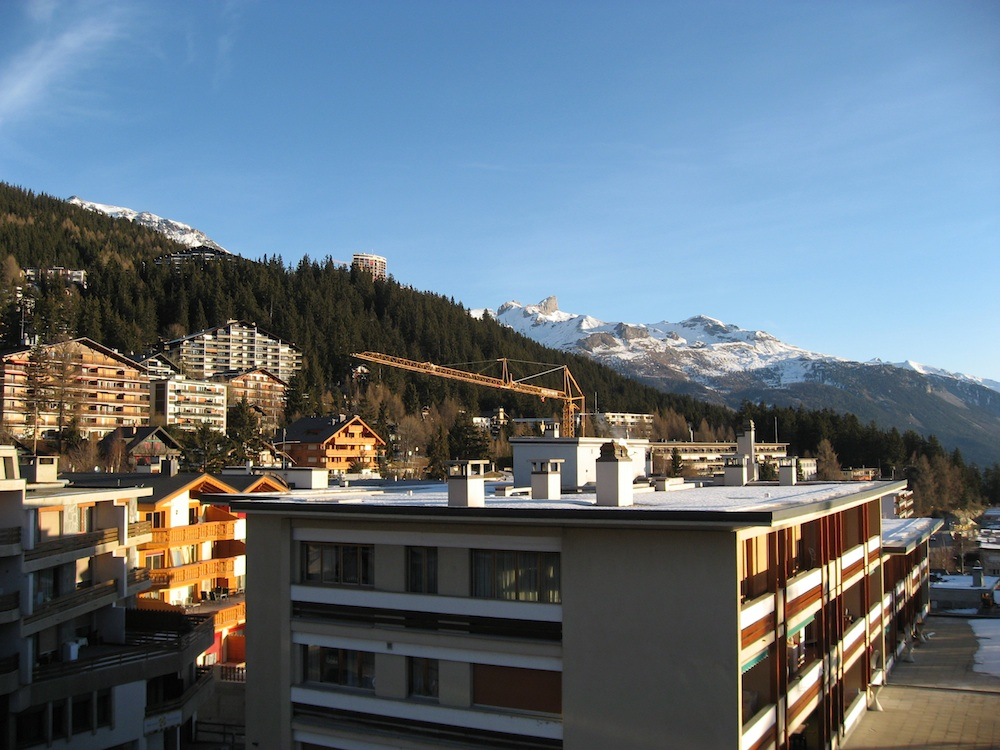
#> input picture Homography/5.jpg, 1000 x 750 px
$ python ORB_Match.py   (Python 2 division)
#> lines starting #> are read from the running program, lines starting #| are printed output that depends on the picture; after the words box and inside, x2 and y2 are one past the last pixel; in counts of white or black regions, pixels touching at a corner belong together; long printed decimals are rounded
# -*- coding: utf-8 -*-
"""
*ORB特征的检测以及特征匹配
*创建于2016.4.12
*作者：Mark
"""
import cv2
import numpy


def Detect_and_Draw():
    img = cv2.imread('1.JPG', cv2.IMREAD_COLOR)
    G_img = cv2.cvtColor(img, cv2.IMREAD_GRAYSCALE)
    orb = cv2.ORB_create()
    kp, des = orb.detectAndCompute(G_img, None)
    cv2.drawKeypoints(img, kp, img, color=(255, 0, 0))
    cv2.imshow('result', img)
    cv2.waitKey(0)


def match(desc1, desc2):
    shape = desc1.shape
    dist_ratio = 0.6
    desc1 = numpy.matrix(desc1, dtype=float)
    desc2 = numpy.matrix(desc2, dtype=float)

    # 先进行归一化
    for i in range(shape[0]):
        desc1[i, :] /= numpy.linalg.norm(desc1[i, :])
        desc2[i, :] /= numpy.linalg.norm(desc2[i, :])

    # 下面来计算余弦相似度
    matchscores = numpy.zeros((shape[0], 1), 'int')
    desc2_T = desc2.T
    for i in range(shape[0]):
        dotprods = desc1[i, :] * desc2_T
        index = numpy.argsort(numpy.arccos(dotprods))

        # 检查最近邻的角度是否小于dist_ratio乘以第二近邻的角度
        if (numpy.arccos(dotprods[0, index[0, 0]]) < dist_ratio * numpy.arccos(dotprods[0, index[0, 1]])):
                    matchscores[i] = int(index[0, 0])
    return matchscores


def appendimages(im1, im2):
    """返回将两幅图并排拼成的一幅新图像"""
    # 选取具有最少行数的图像,然后填充足够的空行
    rows1 = im1.shape[0]
    rows2 = im2.shape[0]
    # 这一步防止两幅图像大小不同
    if rows1 < rows2:
        im1 = numpy.concatenate((im1, numpy.zeros((rows2-rows1, im1.shape[1]))), axis=0)
    elif rows1 > rows2:
        im2 = numpy.concatenate((im2, numpy.zeros((rows1-rows2, im2.shape[1]))), axis=0)
    return numpy.concatenate((im1, im2), axis=1)


def match_twosided(desc1, desc2):
    matches_12 = match(desc1, desc2)
    matches_21 = match(desc2, desc1)

    ndx_12 = matches_12.nonzero()[0]

    # 去除不对称的匹配
    for n in ndx_12:
        if matches_21[int(matches_12[n])] != n:
            matches_12[n] = 0
    return matches_12


def plot_matches(img1, img2, points1, points2, matchscores):
    """显示一幅带有连接匹配连线的图像"""
    '''
    参数：
        *im1,　im2: 数组图像
        *locs1, locs2: 特征位置
        *matchscores: match(*)的输出
        *show_below: 如果图像应该显示在匹配的下方
    '''
    width = img1.shape[1]
    img3 = appendimages(img1, img2)
    color = [(255, 0, 0), (255, 255, 0), (0, 0, 255), (255, 0, 255), (0, 255, 0)]

    for i in range(matchscores.size):
        locs1 = numpy.array(points1[i].pt, dtype=int)
        locs2 = numpy.array(points2[i].pt, dtype=int)
        cv2.line(img3, (locs1[0], locs1[1]), (locs2[0]+width, locs2[1]), color[i % 5], 1)
    return img3


def ORB_match(img1, img2):
    G_img1 = cv2.cvtColor(img1, cv2.IMREAD_GRAYSCALE)
    G_img2 = cv2.cvtColor(img2, cv2.IMREAD_GRAYSCALE)

    orb = cv2.ORB_create()

    kp1, des1 = orb.detectAndCompute(G_img1, None)
    kp2, des2 = orb.detectAndCompute(G_img2, None)

    cv2.drawKeypoints(img1, kp1, img1, color=(255, 0, 255))
    cv2.drawKeypoints(img2, kp2, img2, color=(0, 255, 0))

    matched = match_twosided(des1, des2)

    img3 = plot_matches(img1, img2, kp1, kp2, matched[:100])

    cv2.imwrite('result1.jpg', img3)
    return kp1, kp2, matched
    # cv2.imshow('result', img3)
    # cv2.waitKey(0)


if __name__ == '__main__':
    img1 = cv2.imread('5.jpg', cv2.IMREAD_COLOR)
#> img1 is the input picture: shape (750, 1000, 3); mean B, G, R 124.2, 113.2, 99.5
    img2 = cv2.imread('6.jpg', cv2.IMREAD_COLOR)
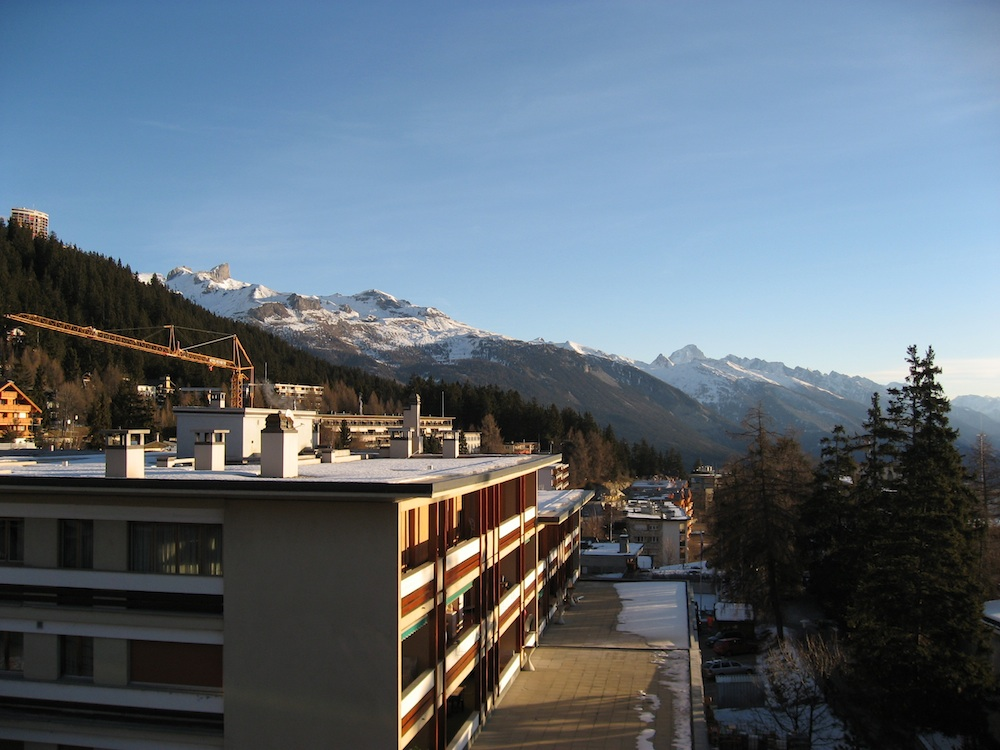
#> input picture Homography/6.jpg, 1000 x 750 px
#> img2 is the input picture: shape (750, 1000, 3); mean B, G, R 118.8, 107.3, 94.8

    #记录程序运行时间
    e1 = cv2.getTickCount()
    # your code execution
    ORB_match(img1, img2)
#> in ORB_match, `kp1, des1 = orb.detectAndCompute(G_img1, None)`: kp1 = 500 keypoints; strongest (x, y, size): (156, 363, 31), (162, 460, 31), (40, 459, 31), (477, 465, 53.6)
#> in ORB_match, `kp2, des2 = orb.detectAndCompute(G_img2, None)`: kp2 = 500 keypoints; strongest (x, y, size): (456, 455, 31), (282, 387, 31), (167, 378, 31), (223, 406, 31)
#> in ORB_match, `cv2.drawKeypoints(img1, kp1, img1, color=(255, 0, 255))`:
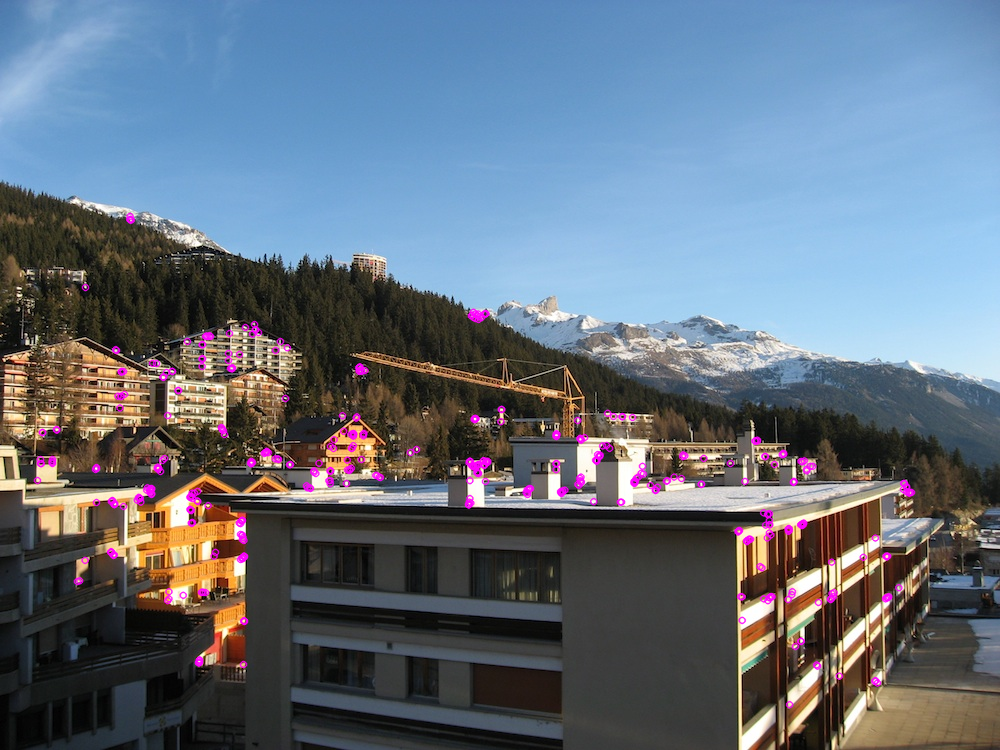
#> img1: shape (750, 1000, 3); 1.66% of pixels changed, all inside (x1, y1, x2, y2) = (33, 212, 916, 709)
#> in ORB_match, `cv2.drawKeypoints(img2, kp2, img2, color=(0, 255, 0))`:
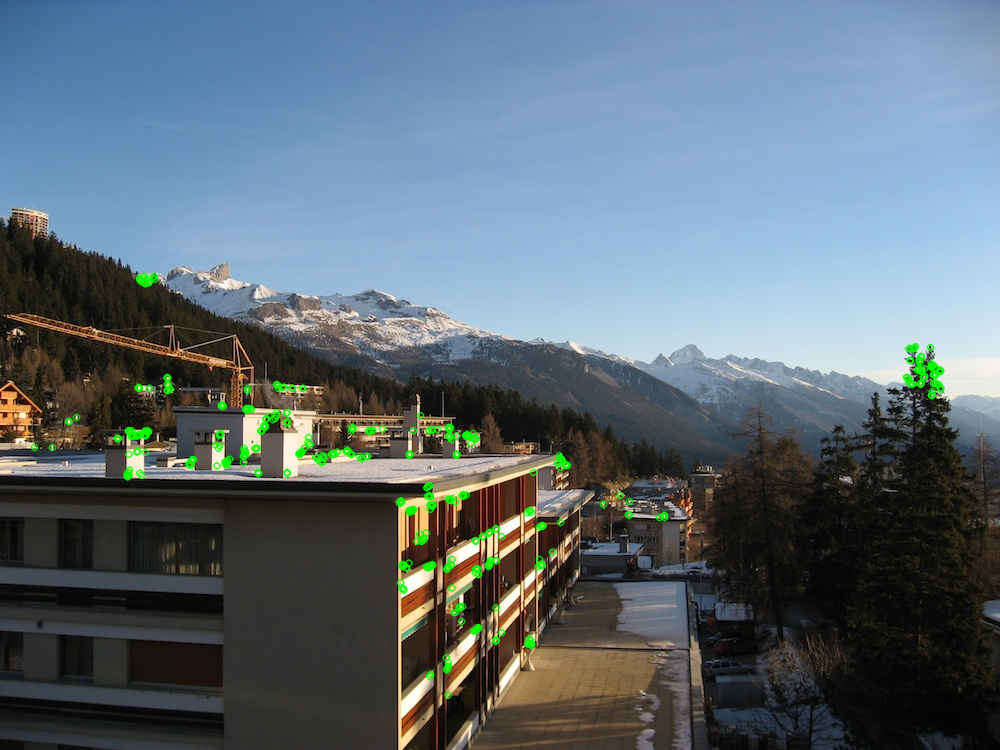
#> img2: shape (750, 1000, 3); 1.41% of pixels changed, all inside (x1, y1, x2, y2) = (30, 272, 946, 700)
#> in match, `desc2_T = desc2.T`:
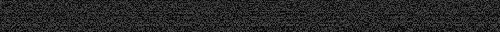
#> desc2_T: shape (32, 500) float64; min 0, max 0.371, mean 0.155
#> after the loop in match, `for i in range(shape[0]):`: matchscores = 500 values, max 489 at index 484, min 0 at index 0, mean 19.9
#> in match_twosided, `matches_12 = match(desc1, desc2)`: matches_12 has the same summary as matchscores in match
#> in match (call 2), `desc2_T = desc2.T`:
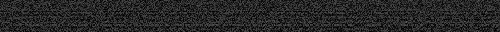
#> desc2_T: shape (32, 500) float64; min 0, max 0.397, mean 0.154
#> after the loop in match (call 2), `for i in range(shape[0]):`: matchscores = 500 values, max 486 at index 482, min 0 at index 0, mean 20.79
#> in match_twosided, `matches_21 = match(desc2, desc1)`: matches_21 has the same summary as matchscores in match
#> in match_twosided, `ndx_12 = matches_12.nonzero()[0]`: ndx_12 = 36 values from 7 to 486
#> the loop in match_twosided, `for n in ndx_12:` made 36 passes
#> n on passes 1 to 12: 7, 25, 30, 32, 38, 45, 108, 114, 172, 188, 189, 198
#> after the loop in match_twosided, `for n in ndx_12:`: matches_12 = 500 values, max 489 at index 484, min 0 at index 0, mean 16.29
#> in ORB_match, `matched = match_twosided(des1, des2)`: matched has the same summary as matches_12 in match_twosided
#> in appendimages, `return numpy.concatenate((im1, im2), axis=1)`:
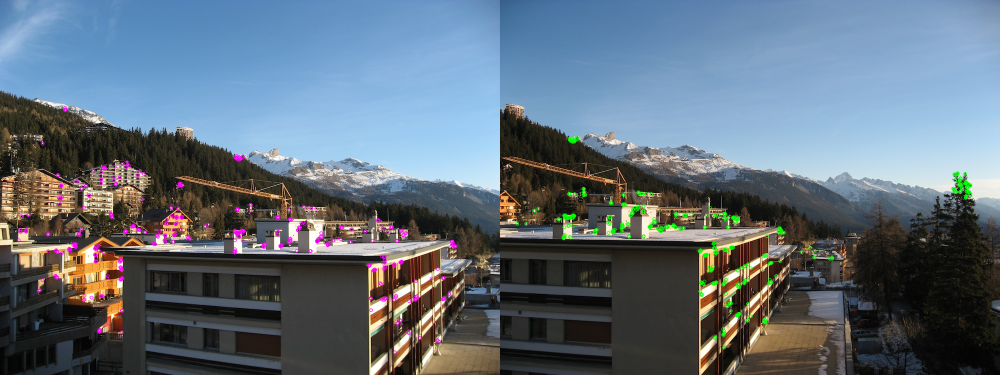
#> returned value: shape (750, 2000, 3) (shown at 1/2 size); mean of channels 0, 1, 2 121.7, 110.1, 97; drawn as B, G, R
#> the loop in plot_matches, `for i in range(matchscores.size):` made 100 passes
#> (locs1, locs2) on passes 1 to 12: ([151, 494], [372, 430]), ([202, 344], [278, 388]), ([40, 459], [68, 421]), ([52, 459], [455, 612]), ([470, 461], [924, 376]), ([501, 409], [935, 383]), ([472, 465], [292, 388]), ([701, 484], [461, 621]), ([187, 341], [567, 465]), ([487, 462], [460, 607]), ([172, 371], [561, 459]), ([478, 464], [52, 447])
#> after the loop in plot_matches, `for i in range(matchscores.size):`:
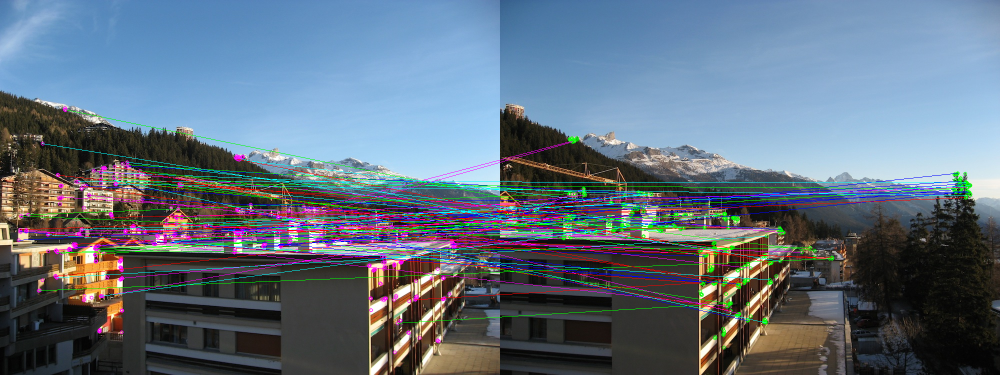
#> img3: shape (750, 2000, 3) (shown at 1/2 size); 5.87% of pixels changed, all inside (x1, y1, x2, y2) = (37, 219, 1941, 647)
    # Detect_and_Draw()
    e2 = cv2.getTickCount()
    time = (e2 - e1)/cv2.getTickFrequency()
#> time = 1.56
    print "Processing time is %f s"%time
#| Processing time is 1.565 s
